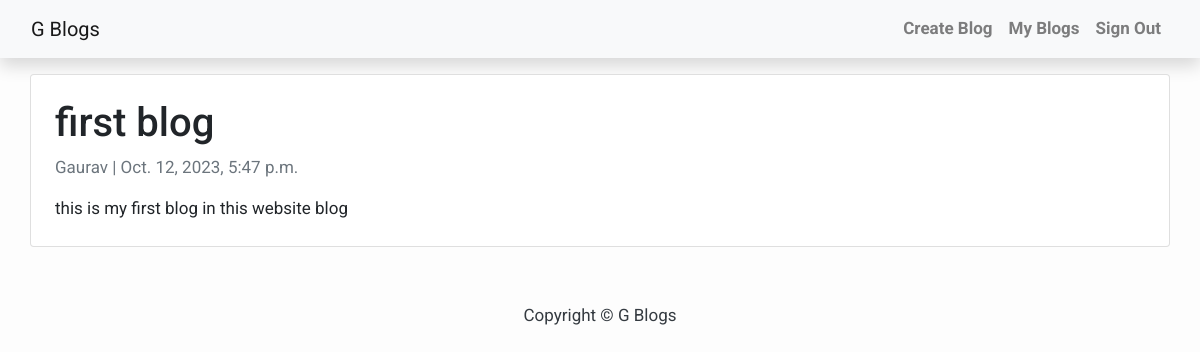
The page /first-blog/ on the database its author committed.
### blog/models.py (models this page shows, shortened)
class Post(models.Model):
    title = models.CharField(max_length=200, unique=True)
    slug = models.SlugField(max_length=200, unique=True)
    author = models.ForeignKey(User, on_delete= models.CASCADE,related_name='blog_posts')
    updated_on = models.DateTimeField(auto_now= True)
    content = models.TextField()
    created_on = models.DateTimeField(auto_now_add=True)
    status = models.IntegerField(choices=STATUS, default=1)
    class Meta:
        ordering = ['-created_on']

### blog/views.py (the view)
# urls.py: path('<slug:slug>/', PostDetail.as_view(), name="post_detail"),
class PostDetail(generic.DetailView):
    model = Post
    template_name = 'post_detail.html'

### templates/post_detail.html
{% extends 'base.html' %} {% block content %}
<div class="container">
  <div class="row">
    <div class="col p-1 card mb-4  mt-3 left top text-justify">
      <div class="card-body">
        <h1>{% block title %} {{ object.title }} {% endblock title %}</h1>
        <p class=" text-muted">{{ post.author }} | {{ post.created_on }}</p>
        <p class="card-text ">{{ object.content | safe }}</p>
      </div>
    </div>
  </div>
</div>
{% endblock content %}

### templates/base.html (style rules this page uses)
body { font-family: "Roboto", sans-serif; font-size: 17px; background-color: #fdfdfd; }

### rows shown on the page
Post: title "first blog", author "Gaurav", created_on "Oct. 12, 2023, 5:47 p.m.", content "this is my first blog in this website blog"
